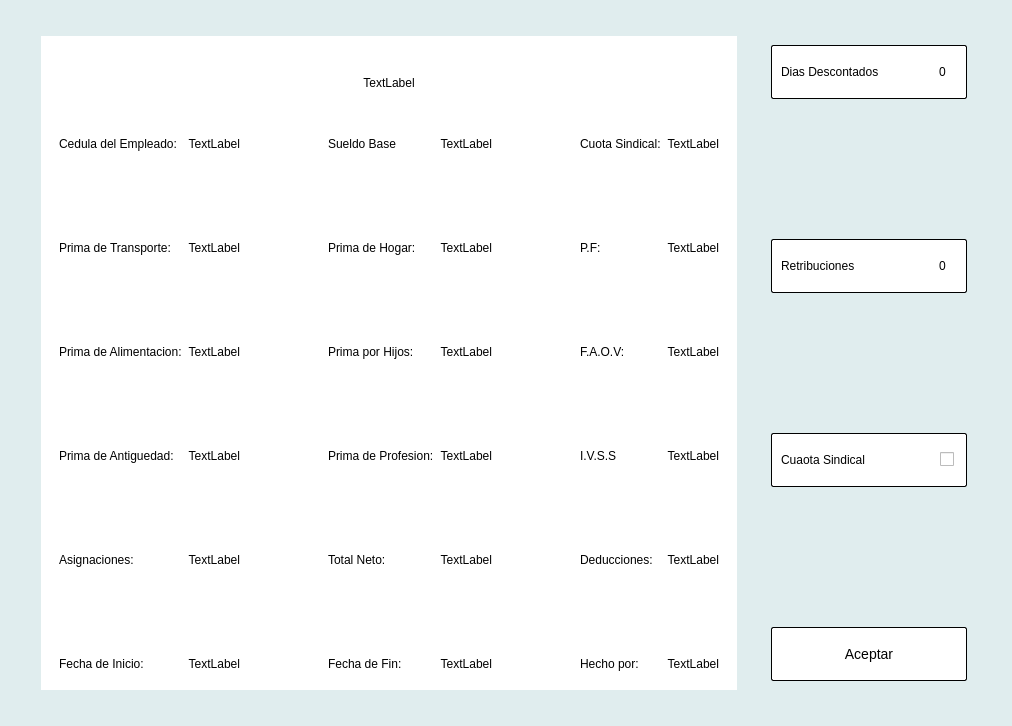
<?xml version="1.0" encoding="UTF-8"?>
<ui version="4.0">
 <class>Form</class>
 <widget class="QWidget" name="Form">
  <property name="geometry">
   <rect>
    <x>0</x>
    <y>0</y>
    <width>1012</width>
    <height>726</height>
   </rect>
  </property>
  <property name="windowTitle">
   <string>Form</string>
  </property>
  <property name="styleSheet">
   <string notr="true">#Form{
background-color:#E0EDEE;
}
#container_data{
background-color:#fff}

QFrame{
border:none;
}

#confirm, #cuota_sindical_check, #retributions,#days_off{
background-color:#fff;
color:#000;
font-size:14px;
border-radius:2px;
width:100%;
min-height:52px;
border:1px solid #000;
}
#confirm:hover, #cuota_sindical_check:hover, #retributions:hover,#days_off:hover{
background-color:#efe;
color:#000;
font-size:14px;
border-radius:2px;
width:100%;
height:52px;
border:1px solid #000;
}</string>
  </property>
  <layout class="QHBoxLayout" name="horizontalLayout_23">
   <item>
    <layout class="QHBoxLayout" name="horizontalLayout_22" stretch="75,25">
     <property name="spacing">
      <number>25</number>
     </property>
     <property name="leftMargin">
      <number>30</number>
     </property>
     <property name="topMargin">
      <number>25</number>
     </property>
     <property name="rightMargin">
      <number>25</number>
     </property>
     <property name="bottomMargin">
      <number>25</number>
     </property>
     <item>
      <widget class="QWidget" name="container_data" native="true">
       <layout class="QHBoxLayout" name="horizontalLayout_21">
        <item>
         <layout class="QVBoxLayout" name="verticalLayout_4" stretch="12,88">
          <item>
           <widget class="QFrame" name="frame_2">
            <property name="frameShape">
             <enum>QFrame::StyledPanel</enum>
            </property>
            <property name="frameShadow">
             <enum>QFrame::Raised</enum>
            </property>
            <layout class="QHBoxLayout" name="horizontalLayout">
             <item>
              <widget class="QLabel" name="nombre">
               <property name="text">
                <string>TextLabel</string>
               </property>
               <property name="alignment">
                <set>Qt::AlignCenter</set>
               </property>
              </widget>
             </item>
            </layout>
           </widget>
          </item>
          <item>
           <layout class="QHBoxLayout" name="horizontalLayout_20" stretch="33,33,33">
            <property name="spacing">
             <number>70</number>
            </property>
            <item>
             <layout class="QVBoxLayout" name="verticalLayout">
              <item>
               <widget class="QFrame" name="frame_3">
                <property name="frameShape">
                 <enum>QFrame::StyledPanel</enum>
                </property>
                <property name="frameShadow">
                 <enum>QFrame::Raised</enum>
                </property>
                <layout class="QHBoxLayout" name="horizontalLayout_2">
                 <item>
                  <widget class="QLabel" name="label_2">
                   <property name="text">
                    <string>Cedula del Empleado:</string>
                   </property>
                  </widget>
                 </item>
                 <item>
                  <widget class="QLabel" name="trabajo">
                   <property name="text">
                    <string>TextLabel</string>
                   </property>
                   <property name="alignment">
                    <set>Qt::AlignRight|Qt::AlignTrailing|Qt::AlignVCenter</set>
                   </property>
                  </widget>
                 </item>
                </layout>
               </widget>
              </item>
              <item>
               <widget class="QFrame" name="frame_4">
                <property name="frameShape">
                 <enum>QFrame::StyledPanel</enum>
                </property>
                <property name="frameShadow">
                 <enum>QFrame::Raised</enum>
                </property>
                <layout class="QHBoxLayout" name="horizontalLayout_3">
                 <item>
                  <widget class="QLabel" name="label_3">
                   <property name="text">
                    <string>Prima de Transporte:</string>
                   </property>
                  </widget>
                 </item>
                 <item>
                  <widget class="QLabel" name="academico">
                   <property name="text">
                    <string>TextLabel</string>
                   </property>
                   <property name="alignment">
                    <set>Qt::AlignRight|Qt::AlignTrailing|Qt::AlignVCenter</set>
                   </property>
                  </widget>
                 </item>
                </layout>
               </widget>
              </item>
              <item>
               <widget class="QFrame" name="frame_5">
                <property name="frameShape">
                 <enum>QFrame::StyledPanel</enum>
                </property>
                <property name="frameShadow">
                 <enum>QFrame::Raised</enum>
                </property>
                <layout class="QHBoxLayout" name="horizontalLayout_4">
                 <item>
                  <widget class="QLabel" name="label_4">
                   <property name="text">
                    <string>Prima de Alimentacion:</string>
                   </property>
                  </widget>
                 </item>
                 <item>
                  <widget class="QLabel" name="porfesion">
                   <property name="text">
                    <string>TextLabel</string>
                   </property>
                   <property name="alignment">
                    <set>Qt::AlignRight|Qt::AlignTrailing|Qt::AlignVCenter</set>
                   </property>
                  </widget>
                 </item>
                </layout>
               </widget>
              </item>
              <item>
               <widget class="QFrame" name="frame_6">
                <property name="frameShape">
                 <enum>QFrame::StyledPanel</enum>
                </property>
                <property name="frameShadow">
                 <enum>QFrame::Raised</enum>
                </property>
                <layout class="QHBoxLayout" name="horizontalLayout_5">
                 <item>
                  <widget class="QLabel" name="label_5">
                   <property name="text">
                    <string>Prima de Antiguedad:</string>
                   </property>
                  </widget>
                 </item>
                 <item>
                  <widget class="QLabel" name="onapre">
                   <property name="text">
                    <string>TextLabel</string>
                   </property>
                   <property name="alignment">
                    <set>Qt::AlignRight|Qt::AlignTrailing|Qt::AlignVCenter</set>
                   </property>
                  </widget>
                 </item>
                </layout>
               </widget>
              </item>
              <item>
               <widget class="QFrame" name="frame_7">
                <property name="frameShape">
                 <enum>QFrame::StyledPanel</enum>
                </property>
                <property name="frameShadow">
                 <enum>QFrame::Raised</enum>
                </property>
                <layout class="QHBoxLayout" name="horizontalLayout_6">
                 <item>
                  <widget class="QLabel" name="label_6">
                   <property name="text">
                    <string>Asignaciones:</string>
                   </property>
                  </widget>
                 </item>
                 <item>
                  <widget class="QLabel" name="inicio">
                   <property name="text">
                    <string>TextLabel</string>
                   </property>
                   <property name="alignment">
                    <set>Qt::AlignRight|Qt::AlignTrailing|Qt::AlignVCenter</set>
                   </property>
                  </widget>
                 </item>
                </layout>
               </widget>
              </item>
              <item>
               <widget class="QFrame" name="frame_8">
                <property name="frameShape">
                 <enum>QFrame::StyledPanel</enum>
                </property>
                <property name="frameShadow">
                 <enum>QFrame::Raised</enum>
                </property>
                <layout class="QHBoxLayout" name="horizontalLayout_7">
                 <item>
                  <widget class="QLabel" name="label_7">
                   <property name="text">
                    <string>Fecha de Inicio:</string>
                   </property>
                  </widget>
                 </item>
                 <item>
                  <widget class="QLabel" name="nomina">
                   <property name="text">
                    <string>TextLabel</string>
                   </property>
                   <property name="alignment">
                    <set>Qt::AlignRight|Qt::AlignTrailing|Qt::AlignVCenter</set>
                   </property>
                  </widget>
                 </item>
                </layout>
               </widget>
              </item>
             </layout>
            </item>
            <item>
             <layout class="QVBoxLayout" name="verticalLayout_2">
              <item>
               <widget class="QFrame" name="frame_9">
                <property name="frameShape">
                 <enum>QFrame::StyledPanel</enum>
                </property>
                <property name="frameShadow">
                 <enum>QFrame::Raised</enum>
                </property>
                <layout class="QHBoxLayout" name="horizontalLayout_8">
                 <item>
                  <widget class="QLabel" name="label_8">
                   <property name="text">
                    <string>Sueldo Base</string>
                   </property>
                  </widget>
                 </item>
                 <item>
                  <widget class="QLabel" name="trabajo_2">
                   <property name="text">
                    <string>TextLabel</string>
                   </property>
                   <property name="alignment">
                    <set>Qt::AlignRight|Qt::AlignTrailing|Qt::AlignVCenter</set>
                   </property>
                  </widget>
                 </item>
                </layout>
               </widget>
              </item>
              <item>
               <widget class="QFrame" name="frame_10">
                <property name="frameShape">
                 <enum>QFrame::StyledPanel</enum>
                </property>
                <property name="frameShadow">
                 <enum>QFrame::Raised</enum>
                </property>
                <layout class="QHBoxLayout" name="horizontalLayout_9">
                 <item>
                  <widget class="QLabel" name="label_9">
                   <property name="text">
                    <string>Prima de Hogar:</string>
                   </property>
                  </widget>
                 </item>
                 <item>
                  <widget class="QLabel" name="academico_2">
                   <property name="text">
                    <string>TextLabel</string>
                   </property>
                   <property name="alignment">
                    <set>Qt::AlignRight|Qt::AlignTrailing|Qt::AlignVCenter</set>
                   </property>
                  </widget>
                 </item>
                </layout>
               </widget>
              </item>
              <item>
               <widget class="QFrame" name="frame_11">
                <property name="frameShape">
                 <enum>QFrame::StyledPanel</enum>
                </property>
                <property name="frameShadow">
                 <enum>QFrame::Raised</enum>
                </property>
                <layout class="QHBoxLayout" name="horizontalLayout_10">
                 <item>
                  <widget class="QLabel" name="label_10">
                   <property name="text">
                    <string>Prima por Hijos:</string>
                   </property>
                  </widget>
                 </item>
                 <item>
                  <widget class="QLabel" name="porfesion_2">
                   <property name="text">
                    <string>TextLabel</string>
                   </property>
                   <property name="alignment">
                    <set>Qt::AlignRight|Qt::AlignTrailing|Qt::AlignVCenter</set>
                   </property>
                  </widget>
                 </item>
                </layout>
               </widget>
              </item>
              <item>
               <widget class="QFrame" name="frame_12">
                <property name="frameShape">
                 <enum>QFrame::StyledPanel</enum>
                </property>
                <property name="frameShadow">
                 <enum>QFrame::Raised</enum>
                </property>
                <layout class="QHBoxLayout" name="horizontalLayout_11">
                 <item>
                  <widget class="QLabel" name="label_11">
                   <property name="text">
                    <string>Prima de Profesion:</string>
                   </property>
                  </widget>
                 </item>
                 <item>
                  <widget class="QLabel" name="onapre_2">
                   <property name="text">
                    <string>TextLabel</string>
                   </property>
                   <property name="alignment">
                    <set>Qt::AlignRight|Qt::AlignTrailing|Qt::AlignVCenter</set>
                   </property>
                  </widget>
                 </item>
                </layout>
               </widget>
              </item>
              <item>
               <widget class="QFrame" name="frame_13">
                <property name="frameShape">
                 <enum>QFrame::StyledPanel</enum>
                </property>
                <property name="frameShadow">
                 <enum>QFrame::Raised</enum>
                </property>
                <layout class="QHBoxLayout" name="horizontalLayout_12">
                 <item>
                  <widget class="QLabel" name="label_12">
                   <property name="text">
                    <string>Total Neto:</string>
                   </property>
                  </widget>
                 </item>
                 <item>
                  <widget class="QLabel" name="salario">
                   <property name="text">
                    <string>TextLabel</string>
                   </property>
                   <property name="alignment">
                    <set>Qt::AlignRight|Qt::AlignTrailing|Qt::AlignVCenter</set>
                   </property>
                  </widget>
                 </item>
                </layout>
               </widget>
              </item>
              <item>
               <widget class="QFrame" name="frame_14">
                <property name="frameShape">
                 <enum>QFrame::StyledPanel</enum>
                </property>
                <property name="frameShadow">
                 <enum>QFrame::Raised</enum>
                </property>
                <layout class="QHBoxLayout" name="horizontalLayout_13">
                 <item>
                  <widget class="QLabel" name="label_13">
                   <property name="text">
                    <string>Fecha de Fin:</string>
                   </property>
                  </widget>
                 </item>
                 <item>
                  <widget class="QLabel" name="nomina_2">
                   <property name="text">
                    <string>TextLabel</string>
                   </property>
                   <property name="alignment">
                    <set>Qt::AlignRight|Qt::AlignTrailing|Qt::AlignVCenter</set>
                   </property>
                  </widget>
                 </item>
                </layout>
               </widget>
              </item>
             </layout>
            </item>
            <item>
             <layout class="QVBoxLayout" name="verticalLayout_3">
              <item>
               <widget class="QFrame" name="frame_15">
                <property name="frameShape">
                 <enum>QFrame::StyledPanel</enum>
                </property>
                <property name="frameShadow">
                 <enum>QFrame::Raised</enum>
                </property>
                <layout class="QHBoxLayout" name="horizontalLayout_14">
                 <item>
                  <widget class="QLabel" name="label_14">
                   <property name="text">
                    <string>Cuota Sindical:</string>
                   </property>
                  </widget>
                 </item>
                 <item>
                  <widget class="QLabel" name="ubicacion_2">
                   <property name="text">
                    <string>TextLabel</string>
                   </property>
                   <property name="alignment">
                    <set>Qt::AlignRight|Qt::AlignTrailing|Qt::AlignVCenter</set>
                   </property>
                  </widget>
                 </item>
                </layout>
               </widget>
              </item>
              <item>
               <widget class="QFrame" name="frame_16">
                <property name="frameShape">
                 <enum>QFrame::StyledPanel</enum>
                </property>
                <property name="frameShadow">
                 <enum>QFrame::Raised</enum>
                </property>
                <layout class="QHBoxLayout" name="horizontalLayout_15">
                 <item>
                  <widget class="QLabel" name="label_15">
                   <property name="text">
                    <string>P.F:</string>
                   </property>
                  </widget>
                 </item>
                 <item>
                  <widget class="QLabel" name="servicio">
                   <property name="text">
                    <string>TextLabel</string>
                   </property>
                   <property name="alignment">
                    <set>Qt::AlignRight|Qt::AlignTrailing|Qt::AlignVCenter</set>
                   </property>
                  </widget>
                 </item>
                </layout>
               </widget>
              </item>
              <item>
               <widget class="QFrame" name="frame_17">
                <property name="frameShape">
                 <enum>QFrame::StyledPanel</enum>
                </property>
                <property name="frameShadow">
                 <enum>QFrame::Raised</enum>
                </property>
                <layout class="QHBoxLayout" name="horizontalLayout_16">
                 <item>
                  <widget class="QLabel" name="label_16">
                   <property name="text">
                    <string>F.A.O.V:</string>
                   </property>
                  </widget>
                 </item>
                 <item>
                  <widget class="QLabel" name="ubicacion">
                   <property name="text">
                    <string>TextLabel</string>
                   </property>
                   <property name="alignment">
                    <set>Qt::AlignRight|Qt::AlignTrailing|Qt::AlignVCenter</set>
                   </property>
                  </widget>
                 </item>
                </layout>
               </widget>
              </item>
              <item>
               <widget class="QFrame" name="frame_18">
                <property name="frameShape">
                 <enum>QFrame::StyledPanel</enum>
                </property>
                <property name="frameShadow">
                 <enum>QFrame::Raised</enum>
                </property>
                <layout class="QHBoxLayout" name="horizontalLayout_17">
                 <item>
                  <widget class="QLabel" name="label_17">
                   <property name="text">
                    <string>I.V.S.S</string>
                   </property>
                  </widget>
                 </item>
                 <item>
                  <widget class="QLabel" name="servicio_2">
                   <property name="text">
                    <string>TextLabel</string>
                   </property>
                   <property name="alignment">
                    <set>Qt::AlignRight|Qt::AlignTrailing|Qt::AlignVCenter</set>
                   </property>
                  </widget>
                 </item>
                </layout>
               </widget>
              </item>
              <item>
               <widget class="QFrame" name="frame_19">
                <property name="frameShape">
                 <enum>QFrame::StyledPanel</enum>
                </property>
                <property name="frameShadow">
                 <enum>QFrame::Raised</enum>
                </property>
                <layout class="QHBoxLayout" name="horizontalLayout_18">
                 <item>
                  <widget class="QLabel" name="label_18">
                   <property name="text">
                    <string>Deducciones:</string>
                   </property>
                  </widget>
                 </item>
                 <item>
                  <widget class="QLabel" name="inicio_2">
                   <property name="text">
                    <string>TextLabel</string>
                   </property>
                   <property name="alignment">
                    <set>Qt::AlignRight|Qt::AlignTrailing|Qt::AlignVCenter</set>
                   </property>
                  </widget>
                 </item>
                </layout>
               </widget>
              </item>
              <item>
               <widget class="QFrame" name="frame_20">
                <property name="frameShape">
                 <enum>QFrame::StyledPanel</enum>
                </property>
                <property name="frameShadow">
                 <enum>QFrame::Raised</enum>
                </property>
                <layout class="QHBoxLayout" name="horizontalLayout_19">
                 <item>
                  <widget class="QLabel" name="label_19">
                   <property name="text">
                    <string>Hecho por:</string>
                   </property>
                  </widget>
                 </item>
                 <item>
                  <widget class="QLabel" name="estatus">
                   <property name="text">
                    <string>TextLabel</string>
                   </property>
                   <property name="alignment">
                    <set>Qt::AlignRight|Qt::AlignTrailing|Qt::AlignVCenter</set>
                   </property>
                  </widget>
                 </item>
                </layout>
               </widget>
              </item>
             </layout>
            </item>
           </layout>
          </item>
         </layout>
        </item>
       </layout>
      </widget>
     </item>
     <item>
      <widget class="QFrame" name="frame_22">
       <property name="frameShape">
        <enum>QFrame::StyledPanel</enum>
       </property>
       <property name="frameShadow">
        <enum>QFrame::Raised</enum>
       </property>
       <layout class="QVBoxLayout" name="verticalLayout_6">
        <property name="bottomMargin">
         <number>9</number>
        </property>
        <item>
         <layout class="QVBoxLayout" name="verticalLayout_7">
          <item>
           <widget class="QFrame" name="days_off">
            <property name="frameShape">
             <enum>QFrame::StyledPanel</enum>
            </property>
            <property name="frameShadow">
             <enum>QFrame::Raised</enum>
            </property>
            <layout class="QHBoxLayout" name="horizontalLayout_24">
             <item>
              <layout class="QHBoxLayout" name="horizontalLayout_25" stretch="9,1">
               <property name="sizeConstraint">
                <enum>QLayout::SetMinimumSize</enum>
               </property>
               <item>
                <widget class="QLabel" name="label_20">
                 <property name="text">
                  <string>Dias Descontados</string>
                 </property>
                </widget>
               </item>
               <item>
                <widget class="QLineEdit" name="lineEdit">
                 <property name="styleSheet">
                  <string notr="true">background: transparent;
border:none;</string>
                 </property>
                 <property name="text">
                  <string>0</string>
                 </property>
                </widget>
               </item>
              </layout>
             </item>
            </layout>
           </widget>
          </item>
          <item>
           <spacer name="verticalSpacer_3">
            <property name="orientation">
             <enum>Qt::Vertical</enum>
            </property>
            <property name="sizeHint" stdset="0">
             <size>
              <width>20</width>
              <height>40</height>
             </size>
            </property>
           </spacer>
          </item>
          <item>
           <widget class="QFrame" name="retributions">
            <property name="frameShape">
             <enum>QFrame::StyledPanel</enum>
            </property>
            <property name="frameShadow">
             <enum>QFrame::Raised</enum>
            </property>
            <layout class="QHBoxLayout" name="horizontalLayout_26">
             <item>
              <layout class="QHBoxLayout" name="horizontalLayout_27" stretch="9,1">
               <item>
                <widget class="QLabel" name="label_21">
                 <property name="text">
                  <string>Retribuciones</string>
                 </property>
                </widget>
               </item>
               <item>
                <widget class="QLineEdit" name="lineEdit_2">
                 <property name="styleSheet">
                  <string notr="true">background: transparent;
border:none;</string>
                 </property>
                 <property name="text">
                  <string>0</string>
                 </property>
                </widget>
               </item>
              </layout>
             </item>
            </layout>
           </widget>
          </item>
          <item>
           <spacer name="verticalSpacer_2">
            <property name="orientation">
             <enum>Qt::Vertical</enum>
            </property>
            <property name="sizeHint" stdset="0">
             <size>
              <width>20</width>
              <height>40</height>
             </size>
            </property>
           </spacer>
          </item>
          <item>
           <widget class="QFrame" name="cuota_sindical_check">
            <property name="frameShape">
             <enum>QFrame::StyledPanel</enum>
            </property>
            <property name="frameShadow">
             <enum>QFrame::Raised</enum>
            </property>
            <layout class="QHBoxLayout" name="horizontalLayout_28">
             <item>
              <layout class="QHBoxLayout" name="horizontalLayout_29" stretch="9,1">
               <item>
                <widget class="QLabel" name="label_22">
                 <property name="text">
                  <string>Cuaota Sindical</string>
                 </property>
                </widget>
               </item>
               <item>
                <widget class="QCheckBox" name="filter">
                 <property name="text">
                  <string/>
                 </property>
                </widget>
               </item>
              </layout>
             </item>
            </layout>
           </widget>
          </item>
          <item>
           <spacer name="verticalSpacer">
            <property name="orientation">
             <enum>Qt::Vertical</enum>
            </property>
            <property name="sizeHint" stdset="0">
             <size>
              <width>20</width>
              <height>40</height>
             </size>
            </property>
           </spacer>
          </item>
          <item>
           <widget class="QPushButton" name="confirm">
            <property name="text">
             <string>Aceptar</string>
            </property>
           </widget>
          </item>
         </layout>
        </item>
       </layout>
      </widget>
     </item>
    </layout>
   </item>
  </layout>
 </widget>
 <resources/>
 <connections/>
</ui>
